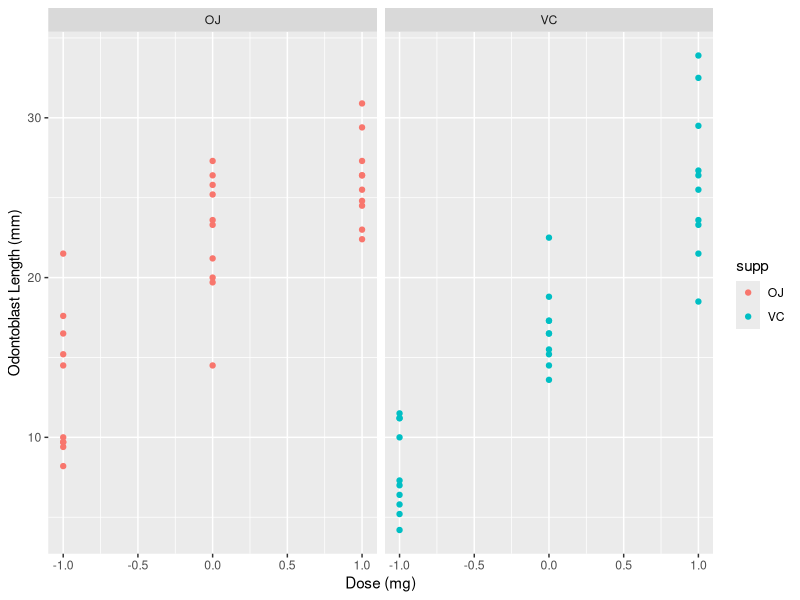
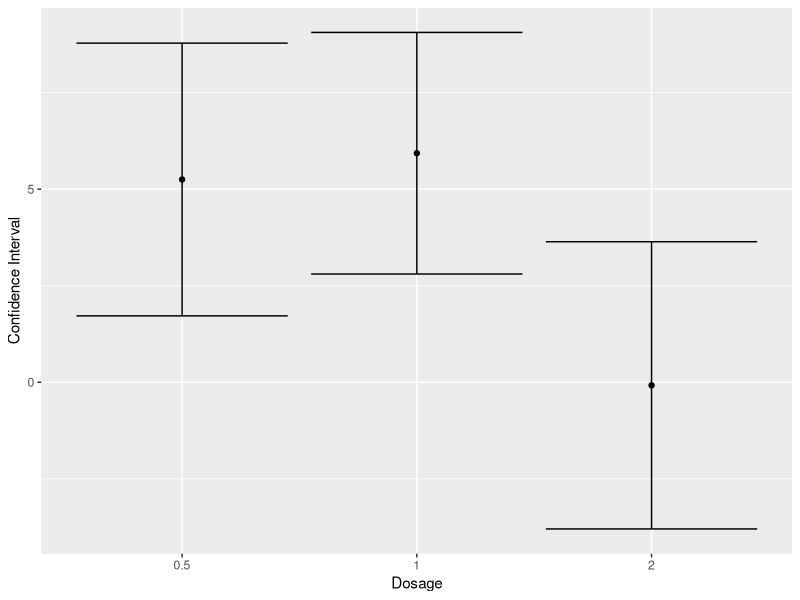

Generate these figures, in order, with R:
## ---- chunk 1
library(dplyr)
library(ggplot2)
## ---- chunk 2
ToothGrowth %>% 
  group_by(supp, dose) %>% 
  summarise(Count = n()) 
## ---- chunk 3
ggplot(ToothGrowth, aes(x = log2(dose), y = len, colour = supp)) +
  geom_point() +
  facet_grid(~supp) + 
  labs(x = "Dose (mg)", y = "Odontoblast Length (mm)")
## ---- chunk 4
(lowDosage <- t.test(len~supp, subset(ToothGrowth, dose==0.5)))
## ---- chunk 5
(medDosage <- t.test(len~supp, subset(ToothGrowth, dose==1)))
## ---- chunk 6
(highDosage <-t.test(len~supp, subset(ToothGrowth, dose==2)))
## ---- chunk 7
confInt <- data.frame(dose = c(0.5, 1, 2),
                      diff = -c(diff(lowDosage$estimate), diff(medDosage$estimate), diff(highDosage$estimate)),
                      lower = c(lowDosage$conf.int[1], medDosage$conf.int[1], highDosage$conf.int[1]),
                      upper = c(lowDosage$conf.int[2], medDosage$conf.int[2], highDosage$conf.int[2]))
ggplot(confInt, aes(x = as.factor(dose), y = diff)) +
  geom_point() +
  geom_errorbar(aes(ymax =upper, ymin=lower)) +
  labs(x = "Dosage", y = "Confidence Interval")
## ---- chunk 8
sessionInfo()
